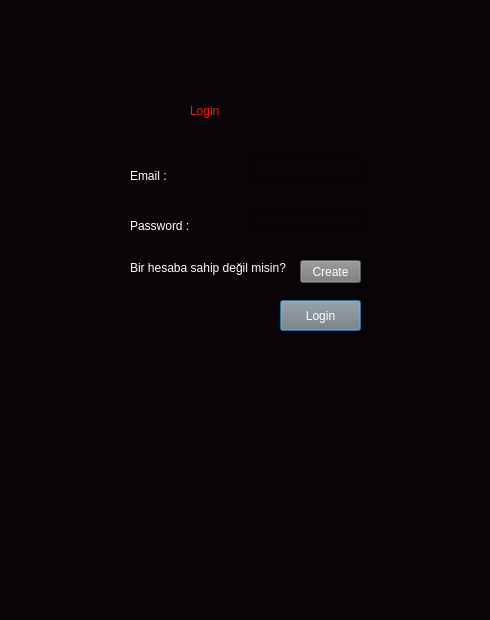
<?xml version="1.0" encoding="UTF-8"?>
<ui version="4.0">
 <class>Dialog</class>
 <widget class="QDialog" name="Dialog">
  <property name="geometry">
   <rect>
    <x>0</x>
    <y>0</y>
    <width>490</width>
    <height>620</height>
   </rect>
  </property>
  <property name="windowTitle">
   <string>Dialog</string>
  </property>
  <property name="styleSheet">
   <string notr="true">background-color: rgb(9, 4, 8);
font: 14pt &quot;MS Shell Dlg 2&quot;;
font: 75 16pt &quot;MS Shell Dlg 2&quot;;</string>
  </property>
  <widget class="QLabel" name="label">
   <property name="geometry">
    <rect>
     <x>190</x>
     <y>90</y>
     <width>101</width>
     <height>41</height>
    </rect>
   </property>
   <property name="styleSheet">
    <string notr="true">color: rgb(255, 25, 5);


font: 16pt &quot;Rockwell&quot;;</string>
   </property>
   <property name="text">
    <string>Login</string>
   </property>
  </widget>
  <widget class="QLabel" name="label_2">
   <property name="geometry">
    <rect>
     <x>130</x>
     <y>160</y>
     <width>61</width>
     <height>31</height>
    </rect>
   </property>
   <property name="styleSheet">
    <string notr="true">color: rgb(255, 255, 255);
font: 12pt &quot;Myanmar Text&quot;;</string>
   </property>
   <property name="text">
    <string>Email :</string>
   </property>
  </widget>
  <widget class="QLineEdit" name="email">
   <property name="geometry">
    <rect>
     <x>250</x>
     <y>159</y>
     <width>113</width>
     <height>21</height>
    </rect>
   </property>
   <property name="styleSheet">
    <string notr="true">color:rgb(255, 255, 255);</string>
   </property>
  </widget>
  <widget class="QLineEdit" name="password">
   <property name="geometry">
    <rect>
     <x>250</x>
     <y>209</y>
     <width>113</width>
     <height>21</height>
    </rect>
   </property>
   <property name="styleSheet">
    <string notr="true">color:rgb(255, 255, 255);</string>
   </property>
   <property name="text">
    <string/>
   </property>
  </widget>
  <widget class="QLabel" name="label_3">
   <property name="geometry">
    <rect>
     <x>130</x>
     <y>210</y>
     <width>111</width>
     <height>31</height>
    </rect>
   </property>
   <property name="styleSheet">
    <string notr="true">color: rgb(255, 255, 255);
font: 12pt &quot;Myanmar Text&quot;;</string>
   </property>
   <property name="text">
    <string>Password : </string>
   </property>
  </widget>
  <widget class="QPushButton" name="LoginButton">
   <property name="geometry">
    <rect>
     <x>280</x>
     <y>300</y>
     <width>81</width>
     <height>31</height>
    </rect>
   </property>
   <property name="styleSheet">
    <string notr="true">color: rgb(255, 255, 255);
font: 8pt &quot;MS Shell Dlg 2&quot;;
background-color: rgb(125, 125, 125);</string>
   </property>
   <property name="text">
    <string>Login</string>
   </property>
  </widget>
  <widget class="QLabel" name="label_4">
   <property name="geometry">
    <rect>
     <x>130</x>
     <y>260</y>
     <width>171</width>
     <height>16</height>
    </rect>
   </property>
   <property name="styleSheet">
    <string notr="true">color: rgb(255, 255, 255);
font: 6pt &quot;MS Shell Dlg 2&quot;;</string>
   </property>
   <property name="text">
    <string>Bir hesaba sahip değil misin?</string>
   </property>
  </widget>
  <widget class="QPushButton" name="createButton">
   <property name="geometry">
    <rect>
     <x>300</x>
     <y>260</y>
     <width>61</width>
     <height>23</height>
    </rect>
   </property>
   <property name="styleSheet">
    <string notr="true">color: rgb(255, 255, 255);
background-color: rgb(121, 121, 121);
font: 8pt &quot;MS Shell Dlg 2&quot;;</string>
   </property>
   <property name="text">
    <string>Create</string>
   </property>
  </widget>
 </widget>
 <resources/>
 <connections/>
</ui>
